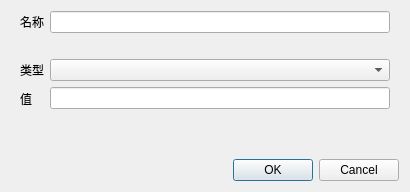
<?xml version="1.0" encoding="UTF-8"?>
<ui version="4.0">
 <class>CustomAttributesDialog</class>
 <widget class="QDialog" name="CustomAttributesDialog">
  <property name="geometry">
   <rect>
    <x>0</x>
    <y>0</y>
    <width>410</width>
    <height>192</height>
   </rect>
  </property>
  <property name="windowTitle">
   <string>添加新的自定义属性</string>
  </property>
  <layout class="QVBoxLayout" name="verticalLayout">
   <item>
    <widget class="QFrame" name="centralwidget">
     <layout class="QFormLayout" name="formLayout">
      <property name="topMargin">
       <number>0</number>
      </property>
      <property name="bottomMargin">
       <number>0</number>
      </property>
      <item row="0" column="0">
       <widget class="QLabel" name="label_Name">
        <property name="text">
         <string>名称</string>
        </property>
       </widget>
      </item>
      <item row="0" column="1">
       <widget class="QLineEdit" name="lineEdit_Name">
        <property name="toolTip">
         <string>&lt;html&gt;&lt;head/&gt;&lt;body&gt;&lt;p&gt;设置新JSON字段的名称&lt;/p&gt;&lt;/body&gt;&lt;/html&gt;</string>
        </property>
        <property name="clearButtonEnabled">
         <bool>true</bool>
        </property>
       </widget>
      </item>
      <item row="2" column="0">
       <widget class="QLabel" name="label_Type">
        <property name="text">
         <string>类型</string>
        </property>
       </widget>
      </item>
      <item row="2" column="1">
       <widget class="NoScrollComboBox" name="comboBox_Type">
        <property name="toolTip">
         <string>&lt;html&gt;&lt;head/&gt;&lt;body&gt;&lt;p&gt;选择新JSON字段的数据类型&lt;/p&gt;&lt;/body&gt;&lt;/html&gt;</string>
        </property>
       </widget>
      </item>
      <item row="3" column="0">
       <widget class="QLabel" name="label_Value">
        <property name="text">
         <string>值</string>
        </property>
       </widget>
      </item>
      <item row="3" column="1">
       <widget class="QStackedWidget" name="stackedWidget_Value">
        <property name="sizePolicy">
         <sizepolicy hsizetype="Preferred" vsizetype="Fixed">
          <horstretch>0</horstretch>
          <verstretch>0</verstretch>
         </sizepolicy>
        </property>
        <property name="toolTip">
         <string>&lt;html&gt;&lt;head/&gt;&lt;body&gt;&lt;p&gt;设置新JSON字段的值&lt;/p&gt;&lt;/body&gt;&lt;/html&gt;</string>
        </property>
        <widget class="QWidget" name="page_String">
         <layout class="QHBoxLayout" name="horizontalLayout">
          <property name="leftMargin">
           <number>0</number>
          </property>
          <property name="topMargin">
           <number>0</number>
          </property>
          <property name="rightMargin">
           <number>0</number>
          </property>
          <property name="bottomMargin">
           <number>0</number>
          </property>
          <item>
           <widget class="QLineEdit" name="lineEdit_Value"/>
          </item>
         </layout>
        </widget>
        <widget class="QWidget" name="page_Number">
         <layout class="QHBoxLayout" name="horizontalLayout_2">
          <property name="leftMargin">
           <number>0</number>
          </property>
          <property name="topMargin">
           <number>0</number>
          </property>
          <property name="rightMargin">
           <number>0</number>
          </property>
          <property name="bottomMargin">
           <number>0</number>
          </property>
          <item>
           <widget class="QSpinBox" name="spinBox_Value"/>
          </item>
         </layout>
        </widget>
        <widget class="QWidget" name="page_Boolean">
         <layout class="QHBoxLayout" name="horizontalLayout_3">
          <property name="leftMargin">
           <number>0</number>
          </property>
          <property name="topMargin">
           <number>0</number>
          </property>
          <property name="rightMargin">
           <number>0</number>
          </property>
          <property name="bottomMargin">
           <number>0</number>
          </property>
          <item>
           <widget class="QCheckBox" name="checkBox_Value">
            <property name="text">
             <string/>
            </property>
           </widget>
          </item>
         </layout>
        </widget>
       </widget>
      </item>
      <item row="1" column="0" colspan="2">
       <widget class="QLabel" name="label_NameError">
        <property name="visible">
         <bool>false</bool>
        </property>
        <property name="styleSheet">
         <string notr="true">color: rgb(255, 0, 0)</string>
        </property>
        <property name="text">
         <string/>
        </property>
       </widget>
      </item>
     </layout>
    </widget>
   </item>
   <item>
    <widget class="QDialogButtonBox" name="buttonBox">
     <property name="standardButtons">
      <set>QDialogButtonBox::StandardButton::Cancel|QDialogButtonBox::StandardButton::Ok</set>
     </property>
    </widget>
   </item>
  </layout>
 </widget>
 <customwidgets>
  <customwidget>
   <class>NoScrollComboBox</class>
   <extends>QComboBox</extends>
   <header>noscrollcombobox.h</header>
  </customwidget>
 </customwidgets>
 <resources/>
 <connections/>
</ui>
